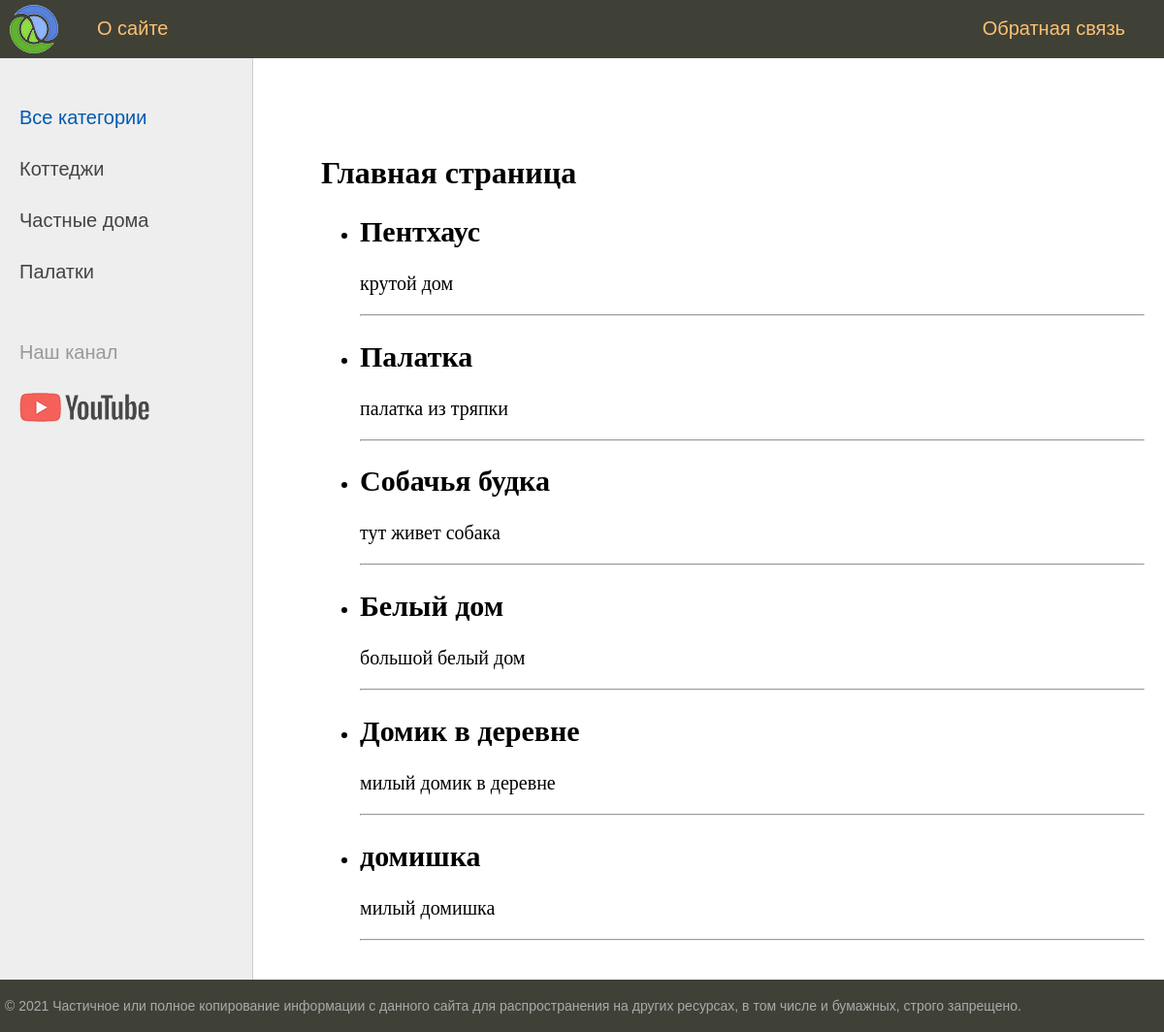
The app's page /, older data.
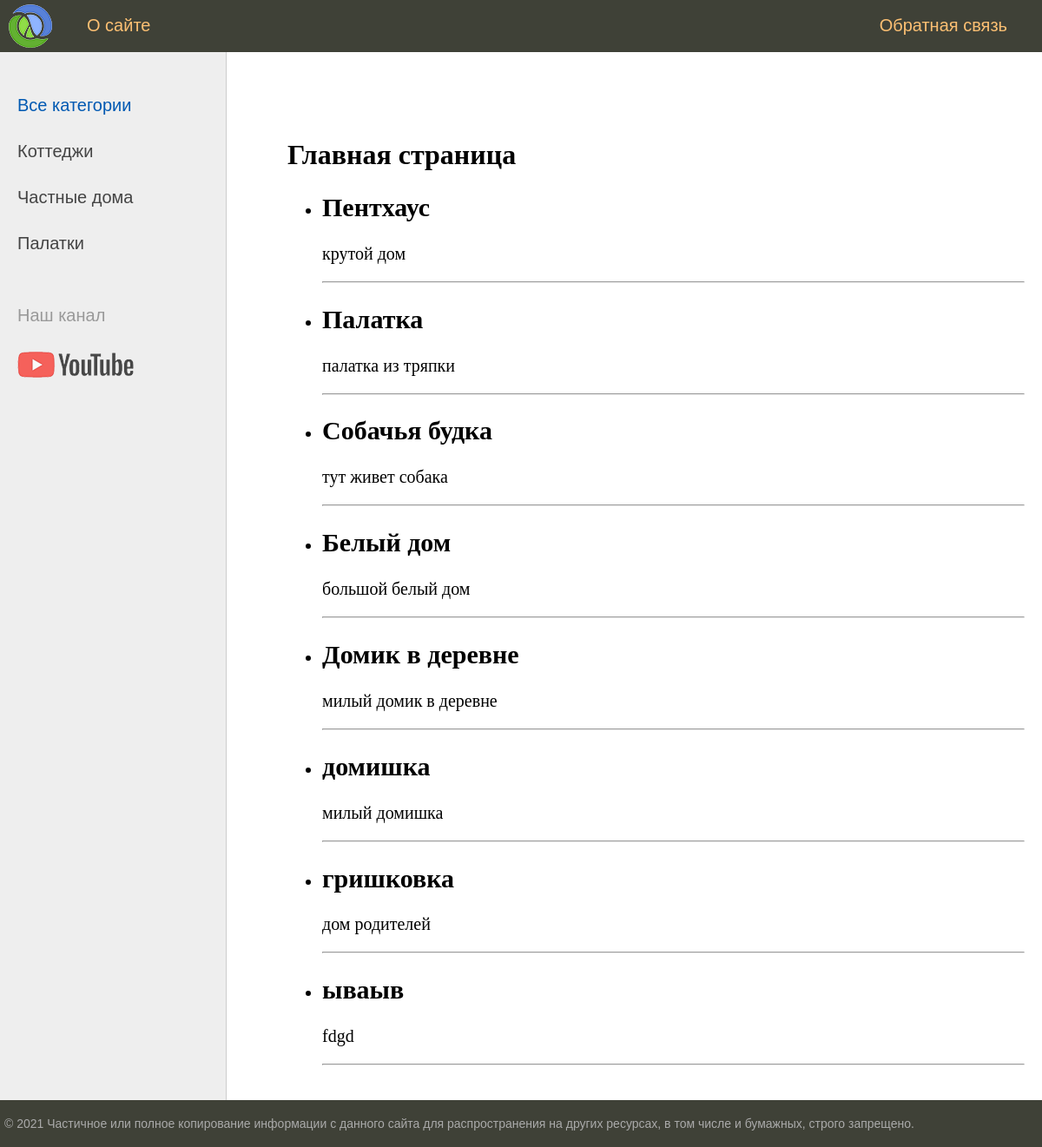
The same page, newer data.
### home/models.py (models this page shows, shortened)
class Home(models.Model):#название класса придумываем сами. Название класса это название таблицы. Также класс таблицы мы наследуем от базового класса Model, в нем есть необходимый функцинал для создания своих классов моделей таблиц. Также нужно иметь ввиду что поле id в базовом классе прописано по умолчанию и в классе его писать не нужно
	title = models.CharField(max_length=255, verbose_name="Заголовок")#это текствое поле и тип CharField с длинной 255. Описание типов полей есть в документации джанго http://djbook.ru/
	slug = models.SlugField(max_length=255, unique=True, db_index=True, verbose_name="URL")#добавили поле слаг
	content = models.TextField(blank=True, verbose_name="Текст статьи")#это текстовое поле с расширенным диапазоном. blank=True означает что поле может быть пустым или False знаит не пустым
	photo = models.ImageField(upload_to="photos/%Y/%m/%d/", verbose_name="Фото")#это ссылка на фото. Фото будет загружаться в папку photos затем в подкаталоги год месяц день каждое фото в определенный подкаталог. Для этого параметра нужна еще дополнительная настройка. Для загрузки изображений и указания пути нужно настрить 2 константы MEDIA_ROOT = os.path.join(BASE_DIR, 'media'), MEDIA_URL = '/media/' и там нужно также импортировать os. Вообще мы испольщзуем отладочный сервер, и для загрузки файлов нужно сэмулировать реальный сервер для загрузки файлов. Для этого нужно зайти в urls.py в корневой папке проекта (не приложения), и там
	time_create = models.DateTimeField(auto_now_add=True, verbose_name="Время создания")#Время создания статьи, тут будет приниматься время в момент добавления новой записи и не будет меняться в случае если указали auto_now_add=True. То есть это поле с указанием время создлания статьи
	time_update = models.DateTimeField(auto_now=True, verbose_name="Время изменения")#время последнего редактирования. Это поле будет меняться каждый раз когда мы что-то меняем в текущей записи
	is_published = models.BooleanField(default=True, verbose_name="Публикация")#тут просто по умолчанию значение True
	cat = models.ForeignKey('Category', on_delete=models.PROTECT, verbose_name="Категории")#указали поле cat, в название этого поля потом автоматом допишется cat_id самим джанго. Так как это поле это класс для свзи с другой БД. В классе прописали параметр Category - это первичная модель из которой тянется инфа по категории, в нашем случае она в виде строки, так как класс Category прописане после класса Home, если был бы до класса Home то можно было просто прописать без кавычек, получается можно писать и в кавычках и без. И укажем on_delete=models.PROTECT это для указания запрета удаления если есть ссылка на модель категории
	class Meta:#прописали внутренний мета класс для указания названия приложения в админке
		verbose_name = "Крутые дома"
		verbose_name_plural = "Крутые дома"#это для множественного числа, чтобы буква s не дописывалась автоматом
		ordering = ['id']#это нужно для сортировки записей в админке. сортировка идет по этим полям поочередно. Если поставить минус перед полем в списке, то будет обратная сортировка. Также эта сортировка прменяется не только к админке но и к выбранным записям модели Home на самом сайте. Также название самого приложения в админке можно изменить. Идем в файл apps.py

### home/views.py (the view)
# urls.py: path('', HomeHome.as_view(), name='main'),#этот маршрут будет соответствовать ссылке http://127.0.0.1:8000/home/, это происходит потому что мы его указали в пакете конфигурации urls.py в папке с проек
class HomeHome(DataMixin, ListView):#создали класс списка представлений
	model = Home#сделали ссылку на модель Home. Эта запись ссылается на модель и будет отображать список статей из модели Home. То есть выбирает все записи из таблицы и отображает их в виде списка. ListView использует шаблон <имя приложения>/<имя модели>_list.html. И строка model = Home будет отображать список всех записей из таблицы home и отображать их в шаблоне <имя приложения>/<имя модели>_list.html, то есть имя шаблона по умолчанию будет home_list.html, но этот шаблон можно и самим прописать. . То есть получается наша запись заменяет уже функцию index. Также этот класс нужно прописать в url.py. Там нужно вместо функции index написать HomeHome.as_view() именно со скобками, а не без скобок. Пропишем наш шаблон index.html, чтобы этот класс не ссылался на стандартный шаблон.
	template_name = 'home/index.html'
	context_object_name = 'posts'#прописали наш список
	def get_context_data(self, *, object_list=None, **kwargs):
		context = super().get_context_data(**kwargs)#сначала нужно получить контекст который уже сформирован для нашего шаблона. Мы его записали в переменную используея базовый шаблон. Например коллекция posts уже есть и ее нельзя удалять. То есть мы тут берем базовый класс ListView и в функцию для выборки контекста передает все именованные параметры, распаковываем словарь, так как все данные тут передаются словарями. Теперь в этом словаре мы можем менять или прописывать какие-то другие атрибуты. Можно формировать и новые ключи.
		c_def = self.get_user_context(title="Главная страница")#вместо строк выше прописали вызов метода из класса миксина. Передаем сюда только title, остальное добавится автоматом.
		context = dict(list(context.items()) + list(c_def.items()))#тут мы объекдини 2 словаря, и будет сформирован общий контекст. Далее в других классах также уберем дублировани кода
		return context#и контекст обязательно нужно возвращать.
	def get_queryset(self):
		return Home.objects.filter(is_published=True).select_related('cat')#будут выведены только те статьи которые опубликованы. Далее пропишем класс для функци отображения категорий.

### 2/templates/home/index.html
{% extends 'home/base.html' %}
{% block content  %}
<h1>{{title}}</h1>
<ul>
  {% for p in posts %}
  <li>
    <h2>{{p.title}}</h2>
    <p>{{p.content}}</p>
    <hr>
  </li>
    {% endfor %}
</ul>
{% endblock %}

Row changes from the older to the newer data that the page shows:
added Home: title "гришковка", content "дом родителей"
added Home: title "ываыв", content "fdgd"
